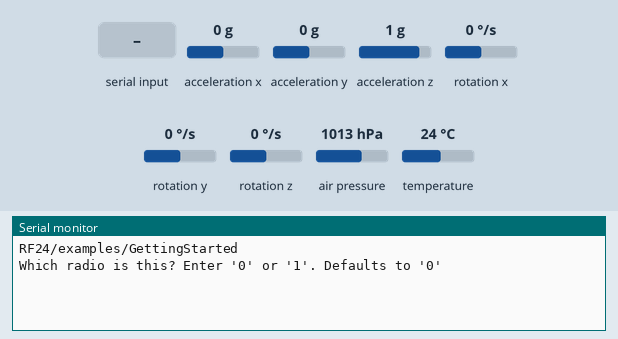
The sketch below on a simulated ESP32. Shown: the last lines printed to the serial monitor. Inputs (shaded band) come from the test bench; at power-on: acceleration x 0 g, acceleration y 0 g, acceleration z 1 g, rotation x 0 °/s, rotation y 0 °/s, rotation z 0 °/s, air pressure 1013 hPa, temperature 24 °C. Storage starts empty; no radio packets arrive unless stated.

Above: at 1.0 s.
1.1 s: "90,45\n" received over Serial
At 1.2 s:
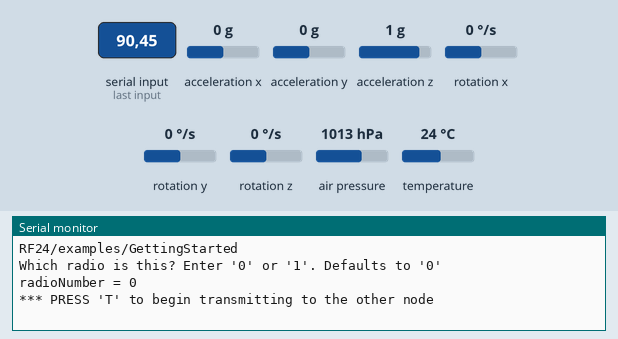
2.6 s: "R90\n" received over Serial
4.7 s: "T90\n" received over Serial
At 5.39 s:
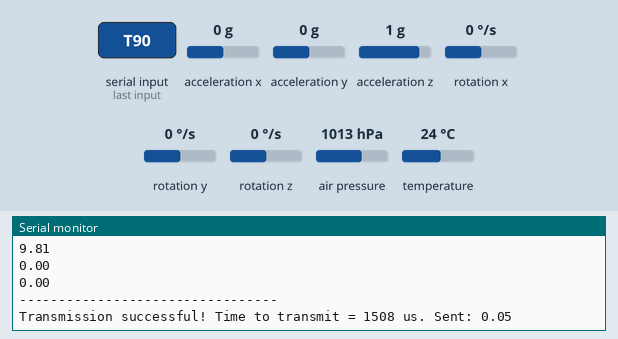
6.4 s: acceleration x set to -1.4 g
At 6.46 s:
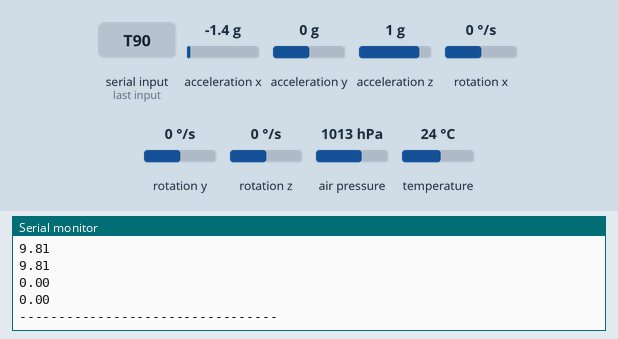
7.9 s: acceleration y set to -0.8 g
At 7.94 s:
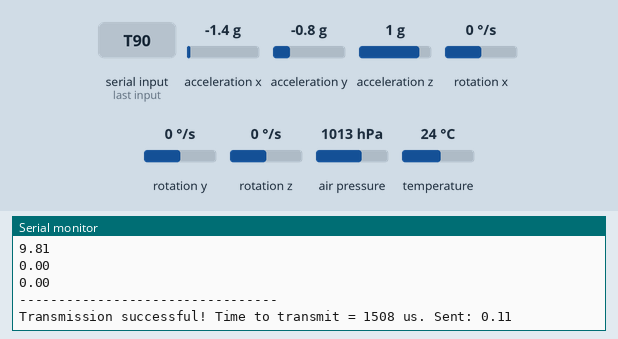
9.4 s: acceleration z set to 0.8 g
At 9.64 s:
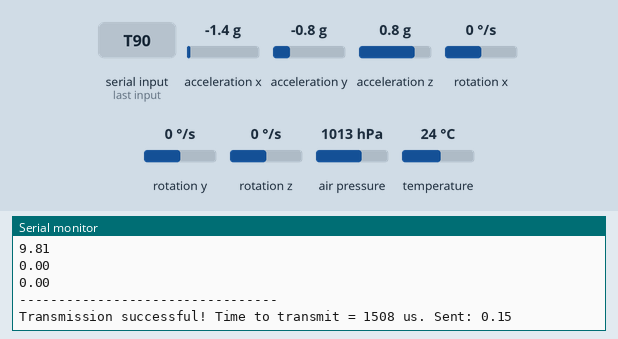
Timing chart, 0 to 11.9 s (numbered marks = the images above; inputs shaded):
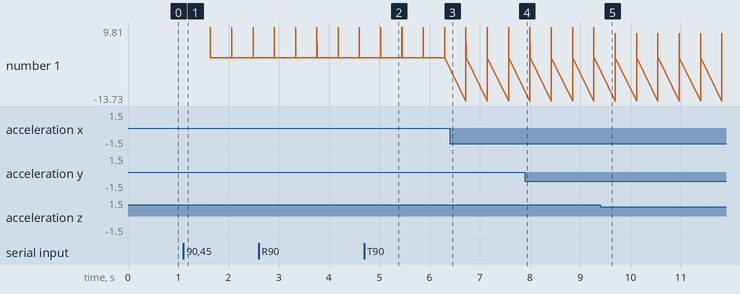

The sketch:

ESP.ino
```cpp
#define ENABLE_BMP true
#define ENABLE_MPU true
#define ENABLE_SD true
#define ENABLE_NRF true


#include <SPI.h>
#include "printf.h"
#include "RF24.h"
#include "nRF24L01.h"

#define SCK_PIN 18
#define MISO_PIN 19
#define MOSI_PIN 23

#define CS_NRFPIN 12
#define CE_PIN 2


SPIClass vspi(VSPI);
SPIClass hspi(HSPI);


// instantiate an object contadorfor the nRF24L01 transceiver
RF24 radio(CE_PIN, CS_NRFPIN);

// Let these addresses be used for the pair
uint8_t address[][6] = {"1Node", "2Node"};
// It is very helpful to think of an address as a path instead of as
// an identifying device destination

// to use different addresses on a pair of radios, we need a variable to
// uniquely identify which address this radio will use to transmit
// 0 uses address[0] to transmit, 1 uses address[1] to transmit
bool radioNumber = 1;

// Used to control whether this node is sending or receiving
// true = TX role, false = RX role
bool role = true;

// For this example, we'll be using a payload containing
// a single float number that will be incremented
// on every successful transmission
float payload = 0.0;

/* CONFIGURAÇÕES PARA O USO DO CARTÃO SD */
#include <SD.h>

#define CS_SDPIN 5

File logfile;
int contador = 0;


/* CONFIGURAÇÕES PARA O USO DO BMP e MPU */
#include "Arduino.h"

#include <Wire.h>
#include <Adafruit_BMP280.h>
#include <Adafruit_MPU6050.h>
#include <Adafruit_Sensor.h>

#define BMP_ADRESS 0x76
#define MPU_ADRESS 0x68

Adafruit_BMP280 bmp;
Adafruit_MPU6050 mpu;


/* FUNÇÕES BMP280 */
void setupBMP() {
  if(!bmp.begin(BMP_ADRESS)) {
    Serial.println("BMP not working ...");
    while(1);
  }
  Serial.println("BMP conectado!");

  bmp.setSampling(Adafruit_BMP280::MODE_NORMAL,
                  Adafruit_BMP280::SAMPLING_X2,
                  Adafruit_BMP280::SAMPLING_X16,
                  Adafruit_BMP280::FILTER_X16,
                  Adafruit_BMP280::STANDBY_MS_500);
}

void testBMP() {
  float number = bmp.readAltitude(1013);
  Serial.println("---------------------------------");
  Serial.println(String("BMP:") + String(number));
  Serial.println("---------------------------------");
}

/* FUNÇÕES MPU6050 */
void setupMPU() {
  if (!mpu.begin(MPU_ADRESS)) {
    Serial.println("Failed to find MPU6050 chip");
    while (1) {
      delay(100);
    }
  }
  Serial.println("MPU6050 Found!");

  mpu.setAccelerometerRange(MPU6050_RANGE_8_G);
  mpu.setGyroRange(MPU6050_RANGE_500_DEG);
  mpu.setFilterBandwidth(MPU6050_BAND_21_HZ);
}

void testMPU() {
  sensors_event_t a, g, temp;
  mpu.getEvent(&a, &g, &temp);

  Serial.println("---------------------------------");
  Serial.println("MPU:");
  Serial.println(a.acceleration.v[0]);
  Serial.println(a.acceleration.v[1]);
  Serial.println(a.acceleration.v[2]);
  Serial.println(a.acceleration.z);
  Serial.println(g.gyro.pitch);
  Serial.println(g.gyro.roll);
  Serial.println("---------------------------------");
}

/* FUNÇÕES CARTÃO MICROSD */
void writeSd(String text){
  logfile = SD.open("/teste.txt", FILE_APPEND);
  if(logfile){
    logfile.println(text);
    Serial.println("Gravando...");
    logfile.close();
  } else {
    Serial.println("Não foi possível gravar...");
  }
}

void setupSD() {
if(!SD.begin(CS_SDPIN)){
    Serial.println("SD not working ...");
    while(1);
  }
  Serial.println("MicroSD Conectado!");
}

/* FUNÇÕES NRF */
void setupNRF() {
  // initialize the transceiver on the SPI bus
  delay(100);
  while(!radio.begin()) {

    Serial.println(F("Radio hardware is not responding!!"));
    Serial.println(F("NRF24L01 NÃO CONFIGURADO!\n"));
    delay(100);
  }

  // print example's introductory prompt
  Serial.println(F("RF24/examples/GettingStarted"));

  // To set the radioNumber via the Serial monitor on startup
  Serial.println(F("Which radio is this? Enter '0' or '1'. Defaults to '0'"));
  while (!Serial.available()) {
    // wait for user input
  }
  char input = Serial.parseInt();
  radioNumber = input == 1;
  Serial.print(F("radioNumber = "));
  Serial.println((int)radioNumber);

  // role variable is hardcoded to RX behavior, inform the user of this
  Serial.println(F("*** PRESS 'T' to begin transmitting to the other node"));

  delay(100);
  // Set the PA Level low to try preventing power supply related problems
  // because these examples are likely run with nodes in close proximity to
  // each other.
  // RF24_PA_MAX is default.
  radio.setPALevel(RF24_PA_LOW);

  // save on transmission time by setting the radio to only transmit the
  // number of bytes we need to transmit a float
  // float datatype occupies 4 bytes
  radio.setPayloadSize(sizeof(payload));

  // set the TX address of the RX node into the TX pipe
  // always uses pipe 0
  radio.openWritingPipe(address[radioNumber]);

  // set the RX address of the TX node into a RX pipe
  // using pipe 1
  radio.openReadingPipe(1, address[!radioNumber]);

  // additional setup specific to the node's role
  if (role) {
    // put radio in TX mode
    radio.stopListening();
  } else {
    // put radio in RX mode
    radio.startListening();
  }
}

void updateNRF() {
  if (role) {
    // This device is a TX node
    unsigned long start_timer = micros();                    // start the timer
    bool report = radio.write(&payload, sizeof(float));      // transmit & save the report
    unsigned long end_timer = micros();                      // end the timer

    if (report) {
      Serial.print(F("Transmission successful! "));          // payload was delivered
      Serial.print(F("Time to transmit = "));
      Serial.print(end_timer - start_timer);                 // print the timer result
      Serial.print(F(" us. Sent: "));
      Serial.println(payload);                               // print payload sent
      payload += 0.01;                                       // increment float payload
    } else {
      Serial.println(F("Transmission failed or timed out")); // payload was not delivered
    }

    // to make this example readable in the serial monitor
    delay(100);

  } else {
    // This device is a RX node

    delay(100);
    uint8_t pipe;
    if (radio.available(&pipe)) {             // is there a payload? get the pipe number that recieved it
      uint8_t bytes = radio.getPayloadSize(); // get the size of the payload
      radio.read(&payload, bytes);            // fetch payload from FIFO
      Serial.print(F("Received "));
      Serial.print(bytes);                    // print the size of the payload
      Serial.print(F(" bytes on pipe "));
      Serial.print(pipe);                     // print the pipe number
      Serial.print(F(": "));
      Serial.println(payload);                // print the payload's value
    }
  }

  if (Serial.available()) {
    // change the role via the serial monitor

    char c = toupper(Serial.read());
    if (c == 'T' && !role) {
      // Become the TX node

      role = true;
      Serial.println(F("*** CHANGING TO TRANSMIT ROLE -- PRESS 'R' TO SWITCH BACK"));
      radio.stopListening();

    } else if (c == 'R' && role) {
      // Become the RX node

      role = false;
      Serial.println(F("*** CHANGING TO RECEIVE ROLE -- PRESS 'T' TO SWITCH BACK"));
      radio.startListening();
    }
  }
}


void setup() {
  Serial.begin(115200);
  while (!Serial) {}

  /*
  vspi.begin(SCK_PIN, MISO_PIN, MOSI_PIN, CS_NRFPIN);
  hspi.begin(SCK_PIN, MISO_PIN, MOSI_PIN, CS_SDPIN);
  */

  pinMode(CS_NRFPIN, OUTPUT);
  pinMode(CS_SDPIN, OUTPUT);

  if(ENABLE_NRF) {
    digitalWrite(CS_NRFPIN, LOW);
    delay(100);
    setupNRF();
    digitalWrite(CS_NRFPIN, HIGH);
  }

  if(ENABLE_SD) {
    digitalWrite(CS_SDPIN, LOW);
    delay(100);
    setupSD();
    digitalWrite(CS_SDPIN, HIGH);
  }

  if(ENABLE_BMP) {
    setupBMP();
  }

  if(ENABLE_MPU) {
    setupMPU();
  }
}

void loop() {

  if(ENABLE_NRF) {
    digitalWrite(CS_NRFPIN, LOW);
    delay(100);
    updateNRF();
    digitalWrite(CS_NRFPIN, HIGH);
  }

  if(ENABLE_SD) {
    digitalWrite(CS_SDPIN, LOW);
    delay(100);
    writeSd("Alanzinho" + String(contador));
    digitalWrite(CS_SDPIN, HIGH);
  }

  if(ENABLE_BMP) {
    testBMP();
  }

  if(ENABLE_MPU) {
    testMPU();
  }


  contador++;
  delay(100);
}
```

Measured:
- after the input at 1.1 s, the serial monitor: prints a new line at once (image 1)
- after the input at 4.7 s, the serial monitor: prints a new line after 0.21 s (image 2)
